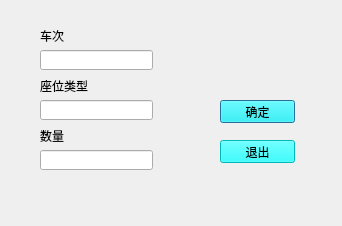
<?xml version="1.0" encoding="UTF-8"?>
<ui version="4.0">
 <class>Dialog</class>
 <widget class="QDialog" name="Dialog">
  <property name="geometry">
   <rect>
    <x>0</x>
    <y>0</y>
    <width>342</width>
    <height>226</height>
   </rect>
  </property>
  <property name="windowTitle">
   <string>Dialog</string>
  </property>
  <widget class="QLineEdit" name="lineEdit">
   <property name="geometry">
    <rect>
     <x>40</x>
     <y>50</y>
     <width>113</width>
     <height>20</height>
    </rect>
   </property>
  </widget>
  <widget class="QLineEdit" name="lineEdit_2">
   <property name="geometry">
    <rect>
     <x>40</x>
     <y>100</y>
     <width>113</width>
     <height>20</height>
    </rect>
   </property>
  </widget>
  <widget class="QLineEdit" name="lineEdit_3">
   <property name="geometry">
    <rect>
     <x>40</x>
     <y>150</y>
     <width>113</width>
     <height>20</height>
    </rect>
   </property>
  </widget>
  <widget class="QPushButton" name="bookButton">
   <property name="geometry">
    <rect>
     <x>220</x>
     <y>100</y>
     <width>75</width>
     <height>23</height>
    </rect>
   </property>
   <property name="styleSheet">
    <string notr="true">background-color: rgb(0, 255, 255);</string>
   </property>
   <property name="text">
    <string>确定</string>
   </property>
  </widget>
  <widget class="QPushButton" name="exitButton">
   <property name="geometry">
    <rect>
     <x>220</x>
     <y>140</y>
     <width>75</width>
     <height>23</height>
    </rect>
   </property>
   <property name="styleSheet">
    <string notr="true">background-color: rgb(0, 255, 255);</string>
   </property>
   <property name="text">
    <string>退出</string>
   </property>
  </widget>
  <widget class="QLabel" name="label">
   <property name="geometry">
    <rect>
     <x>40</x>
     <y>30</y>
     <width>54</width>
     <height>12</height>
    </rect>
   </property>
   <property name="text">
    <string>车次</string>
   </property>
  </widget>
  <widget class="QLabel" name="label_2">
   <property name="geometry">
    <rect>
     <x>40</x>
     <y>80</y>
     <width>54</width>
     <height>12</height>
    </rect>
   </property>
   <property name="text">
    <string>座位类型</string>
   </property>
  </widget>
  <widget class="QLabel" name="label_3">
   <property name="geometry">
    <rect>
     <x>40</x>
     <y>130</y>
     <width>54</width>
     <height>12</height>
    </rect>
   </property>
   <property name="text">
    <string>数量</string>
   </property>
  </widget>
 </widget>
 <resources/>
 <connections/>
</ui>
